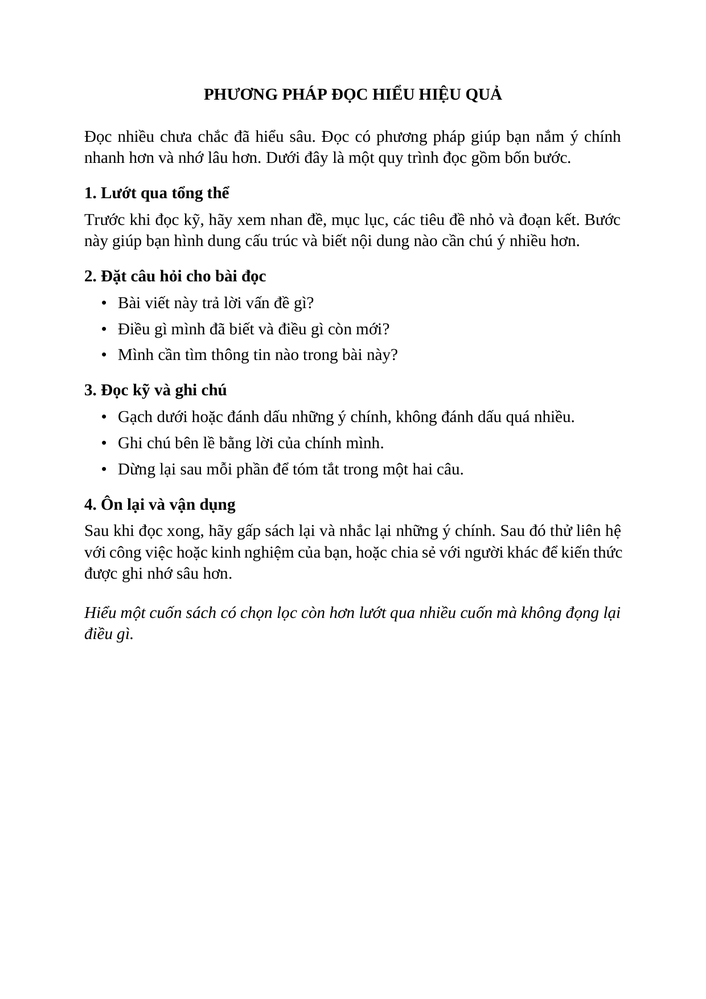
#> input picture data/clean_new/clean1.png, 706 x 999 px, shrunk from 1240 x 1754 before the run; its folder holds only this picture in this run
$ python export_layout.py ../data/clean_new/clean1.png
#> lines starting #> are read from the running program, lines starting #| are printed output that depends on the picture; after the words box and inside, x2 and y2 are one past the last pixel; in counts of white or black regions, pixels touching at a corner belong together
### src/run_layout.py
import re
import sys
import unicodedata
from pathlib import Path

import cv2
import numpy as np

# Thư mục gốc của project (XuLyAnh), tính từ vị trí file này
ROOT = Path(__file__).resolve().parent.parent
sys.path.insert(0, str(ROOT / "src"))

from ccl import areas, bounding_boxes, connected_components  # tách và đếm khối chữ
from morphology import opening, rect_kernel                  # dọn nhiễu
from rlsa import rlsa                                        # nối chữ thành dòng/khối

BIN_DIR = ROOT / "data" / "stage1" / "bin"  # thư mục chứa ảnh nhị phân đầu vào
OUT_DIR = ROOT / "out" / "layout_demo"      # nơi lưu ảnh kết quả
OUT_DIR.mkdir(parents=True, exist_ok=True)

NHOM_ANH = [
    "ảnh nghiêng",
    "nhàu",
    "thiếu sáng",
    "lộn xộn",
    "khuất",
]


def bo_dau_slug(text):
    """Đổi tên có dấu/khoảng trắng thành dạng slug không dấu để đặt tên file output gọn."""
    s = unicodedata.normalize("NFD", text)
    s = "".join(ch for ch in s if unicodedata.category(ch) != "Mn")
    s = s.replace("đ", "d").replace("Đ", "D").lower()
    s = re.sub(r"[^a-z0-9]+", "_", s).strip("_")
    return s


def doc_anh(path):
    # Đọc bằng numpy để tránh lỗi khi đường dẫn có dấu cách hoặc tiếng Việt
    return cv2.imdecode(np.fromfile(str(path), dtype=np.uint8), cv2.IMREAD_GRAYSCALE)
#> returned value is the input picture: shape (999, 706); min 0, max 255, mean 247.4


def la_vet_bong(k, rong_anh, ti_le_cao_rong=1.5, le_ngoai=0.07):
    """True nếu khung giống vệt bóng/nhàu ở mép giấy chứ không phải dòng chữ.
    - Dòng chữ thì NGANG (rộng > cao); vệt bóng ở mép thì DỌC (cao > 1.5 x rộng).
    - Chữ nằm trong lề giấy; khung nằm sát mép (7% ngoài cùng mỗi bên) là bóng."""
    x0, y0, x1, y1 = k
    rong, cao = x1 - x0 + 1, y1 - y0 + 1
    if cao > ti_le_cao_rong * rong:
        return True
    return x0 > (1 - le_ngoai) * rong_anh or x1 < le_ngoai * rong_anh


def chay_bo_cuc_chu(anh, t_h=30, t_v=10, t_smooth=20, min_area=150):
#> called with t_h = 30, t_v = 10, t_smooth = 20, min_area = 150
    fg = ((anh < 128) * 255).astype(np.uint8)      # đảo màu: chữ đen -> trắng
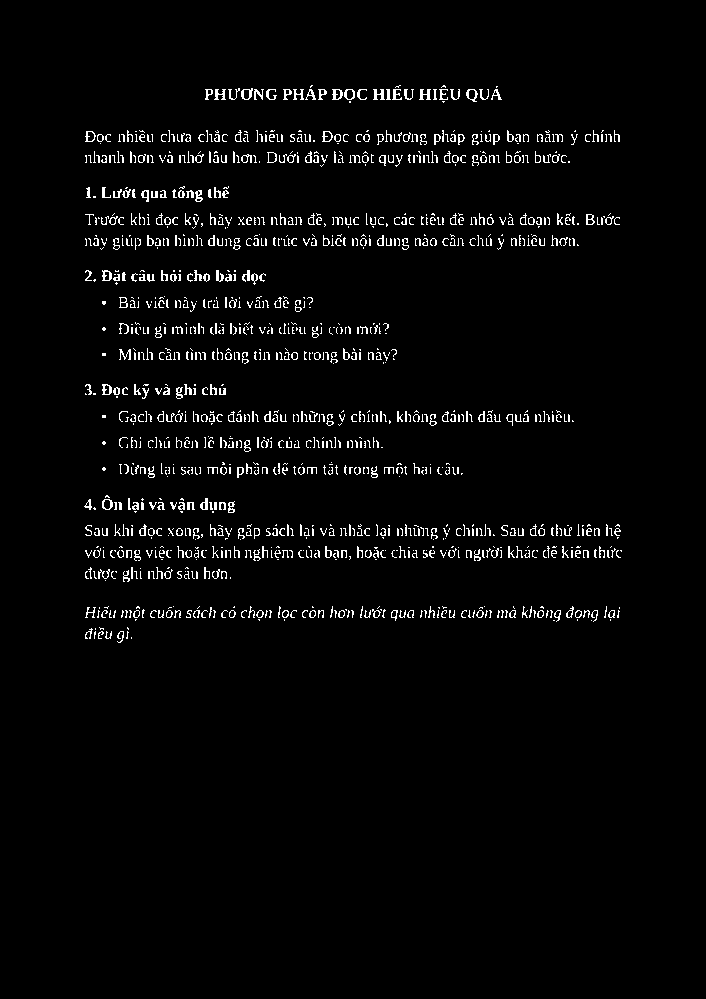
#> fg: shape (999, 706); 2.9% white in thin lines or dots, all inside (x1, y1, x2, y2) = (84, 85, 622, 643)
    fg[:60, :] = 0                                 # xóa mép trên 60px (vệt bóng đen của giấy)
    fg[-60:, :] = 0                                # xóa mép dưới 60px
    fg[:, :12] = 0
    fg[:, -12:] = 0

    sach = opening(fg, rect_kernel(2, 2))          # mở: xóa đốm nhiễu nhỏ
    noi = rlsa(sach, t_h=t_h, t_v=t_v, t_smooth=t_smooth)  # RLSA: nối chữ thành dòng/khối
    nhan, n = connected_components(noi)            # CCL: gán nhãn từng khối chữ
    khung, dien_tich = bounding_boxes(nhan, n), areas(nhan, n)
    rong_anh = anh.shape[1]
    return [
        list(map(int, k)) for k, a in zip(khung, dien_tich)
        if a >= min_area and not la_vet_bong(k, rong_anh)   # bỏ vệt bóng đen ở mép
    ]


def bo_khung_mong(khung, min_cao=12, min_rong=12):
    # Loại bỏ các khung quá mỏng (đường kẻ ngang/dọc, nét mảnh)
    return [
        list(map(int, k))
        for k in khung
        if (k[3] - k[1] + 1) >= min_cao and (k[2] - k[0] + 1) >= min_rong
    ]


# [6 lines left out: function ve_khung_chu, not called in this run]


def luu_anh(path, img):
    _, buf = cv2.imencode(".png", img)
    buf.tofile(str(path))


def tim_file_anh(ten_khong_duoi):
    """Tìm file ảnh theo tên (hỗ trợ .png, .jpg, .jpeg)."""
    for ext in (".png", ".jpg", ".jpeg"):
        p = BIN_DIR / f"{ten_khong_duoi}{ext}"
        if p.exists():
            return p
    return BIN_DIR / f"{ten_khong_duoi}.png"


# [18 lines left out: functions phan_tich_ten, doc_tuong_ung, not called in this run]


def duong_dan_pdf(ten):
    return ROOT / "data" / "pdf" / f"{doc_tuong_ung(ten)[3:]}.pdf"     # doc05 -> data/pdf/05.pdf


def duong_dan_gt(ten):
    return ROOT / "gt" / "layout" / f"{doc_tuong_ung(ten)}.json"


# [14 lines left out: functions _khoa_sap_xep, liet_ke_ten, not called in this run]


def tao_danh_sach_ten(args):
    """Sinh danh sách tên file (không gồm phần mở rộng) từ tham số dòng lệnh."""
    if not args:
        return [f"{nhom} {idx}" for nhom in NHOM_ANH for idx in (1, 2)]

    if args == ["all"]:
        return liet_ke_ten()

    # Nếu tham số đầu là một tên nhóm (vd: "nhàu" 1 2 5-1 hoặc "ảnh nghiêng" all)
    if args[0] in NHOM_ANH:
        nhom = args[0]
        so_list = args[1:]
        if not so_list or so_list == ["all"]:
            return liet_ke_ten(nhom)
        return [f"{nhom} {x}" for x in so_list]      # x có thể là "3" hoặc "5-1"

    # Ngược lại coi mỗi tham số là tên ảnh đầy đủ (bỏ .png/.jpg nếu người dùng gõ kèm)
    ket_qua = []
    for item in args:
        p = Path(item)
        ten = p.stem if p.suffix.lower() in {".png", ".jpg", ".jpeg"} else item
        ket_qua.append(ten)
    return ket_qua


# [21 lines that do not run on import are left out]

### src/morphology.py
import cv2
import numpy as np


def _validate_inputs(img, kernel):
    arr = np.asarray(img)
    if arr.ndim != 2:
        raise ValueError(f"Ảnh phải là 2 chiều, nhận shape={arr.shape}")
    k = np.asarray(kernel)
#> k = [[1, 1], [1, 1]]
    if k.ndim != 2 or k.size == 0:
        raise ValueError(f"Kernel phải là mảng 2 chiều không rỗng, nhận shape={k.shape}")
    if not np.any(k > 0):
        raise ValueError("Kernel phải có ít nhất một phần tử lớn hơn 0")
    return arr.astype(np.uint8, copy=False), k > 0


def _shift_stack_reduce(img, kernel, reducer, border_mode="replicate"):
    arr, mask = _validate_inputs(img, kernel)
#> mask = [[True, True], [True, True]]
    kh, kw = mask.shape
    cy, cx = kh // 2, kw // 2
    h, w = arr.shape
    if h == 0 or w == 0:
        return arr.copy()

    pad_width = ((cy, kh - 1 - cy), (cx, kw - 1 - cx))
    if border_mode == "replicate":
        padded = np.pad(arr, pad_width, mode="edge")
#> padded: shape (1000, 707); 2.9% white in thin lines or dots, all inside (x1, y1, x2, y2) = (85, 86, 623, 644)
    elif border_mode == "constant_zero":
        padded = np.pad(arr, pad_width, mode="constant", constant_values=0)
    else:
        raise ValueError(f"border_mode không hỗ trợ: {border_mode}")

    out = None
    for dy in range(kh):
        for dx in range(kw):
            if not mask[dy, dx]:
                continue
            window = padded[dy : dy + h, dx : dx + w]
            out = window.copy() if out is None else reducer(out, window)
#> out: shape (999, 706); 0.54% white in thin lines or dots, all inside (x1, y1, x2, y2) = (86, 86, 621, 639)
    return out.astype(np.uint8, copy=False)


def erode(img, kernel, border_mode="replicate"):
    """CO: lấy min trong cửa sổ kernel (áp dụng cho cả ảnh nhị phân và ảnh xám)."""
    return _shift_stack_reduce(img, kernel, np.minimum, border_mode=border_mode)


def dilate(img, kernel, border_mode="replicate"):
    """GIÃN: lấy max trong cửa sổ kernel (áp dụng cho cả ảnh nhị phân và ảnh xám)."""
    return _shift_stack_reduce(img, kernel, np.maximum, border_mode=border_mode)
#> call 2 of _shift_stack_reduce, with kernel = array of shape (2, 2), border_mode = 'replicate'
#> in _shift_stack_reduce (call 2), `padded = np.pad(arr, pad_width, mode="edge")`:
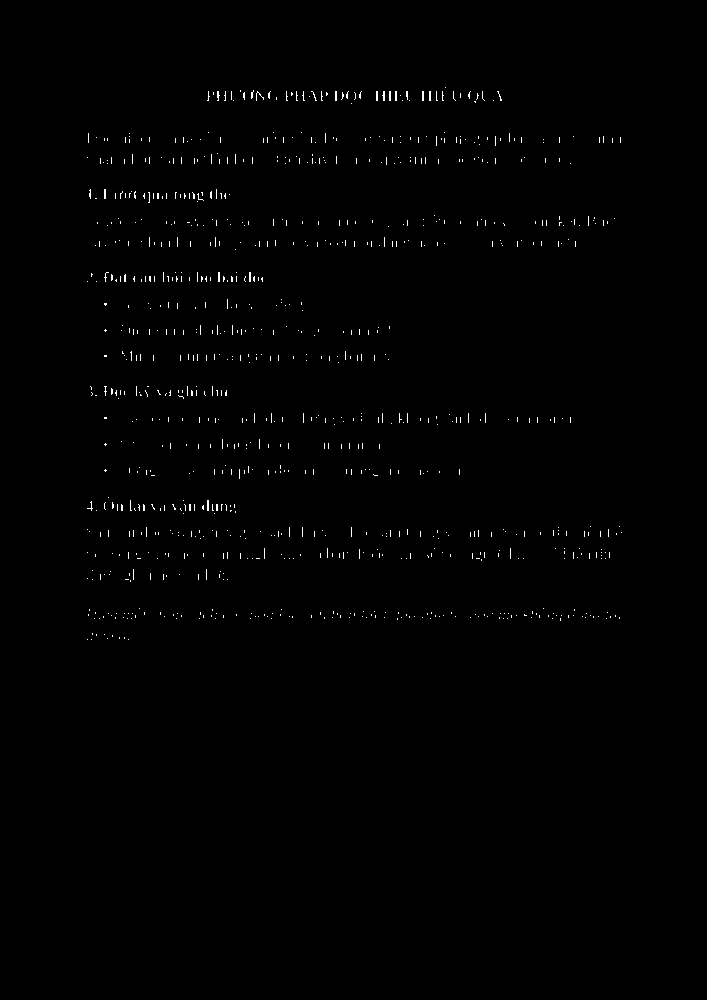
#> padded: shape (1000, 707); 0.54% white in thin lines or dots, all inside (x1, y1, x2, y2) = (87, 87, 622, 640)
#> after the loop in _shift_stack_reduce (call 2), `for dy in range(kh):`:
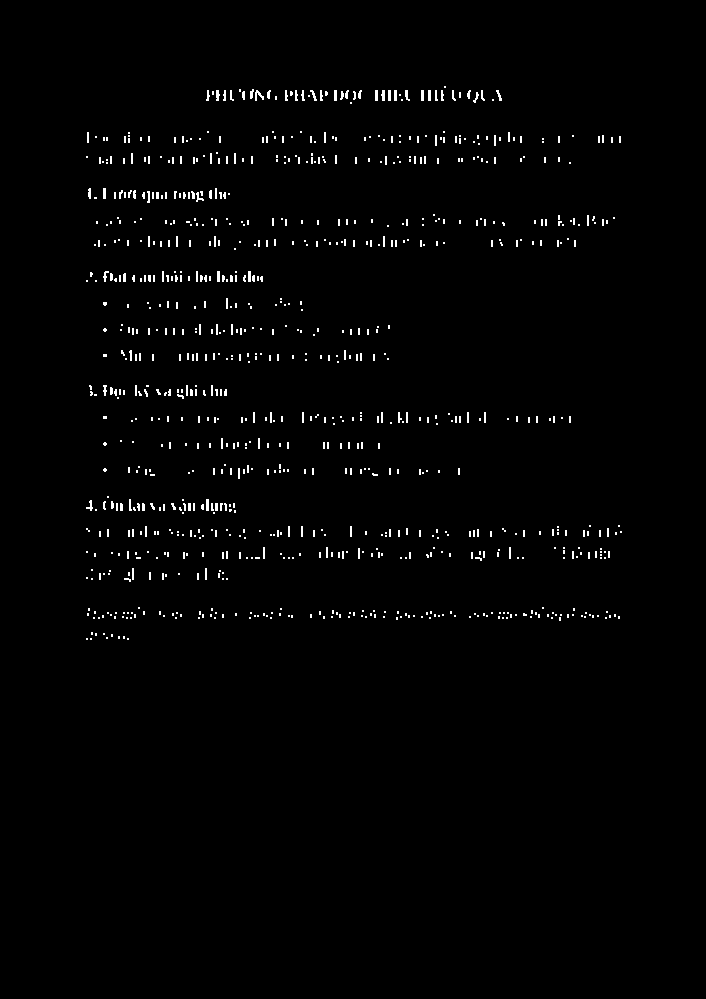
#> out: shape (999, 706); 1.3% white in thin lines or dots, all inside (x1, y1, x2, y2) = (86, 86, 622, 640)


def opening(img, kernel, border_mode="replicate"):
    """MỞ = Co trước, Giãn sau: xóa nhiễu sáng/đốm nhỏ hơn kernel."""
    return dilate(erode(img, kernel, border_mode=border_mode), kernel, border_mode=border_mode)


def closing(img, kernel, border_mode="replicate"):
    """ĐÓNG = Giãn trước, Co sau: lấp khe hở/đứt gãy nhỏ hơn kernel."""
    return erode(dilate(img, kernel, border_mode=border_mode), kernel, border_mode=border_mode)


def rect_kernel(h, w):
    """Kernel hình chữ nhật h x w toàn số 1."""
    if h <= 0 or w <= 0:
        raise ValueError("Kích thước kernel h và w phải lớn hơn 0")
    return np.ones((h, w), dtype=np.uint8)


# [24 lines left out: function compare_with_cv2, not called in this run]

### src/rlsa.py
import numpy as np


def _as_binary_2d(binary):
    arr = np.asarray(binary)
    if arr.ndim != 2:
        raise ValueError(f"binary phải là ảnh 2 chiều, nhận shape={arr.shape}")
    return (arr > 0).astype(np.uint8) * 255


def rlsa_horizontal(binary, threshold):
    """RLSA theo từng hàng (ngang). Khoảng trống dài <= threshold giữa hai điểm trắng sẽ được lấp."""
#> called with threshold = 30
    out = _as_binary_2d(binary)
    if threshold <= 0:
        return out

    for y in range(out.shape[0]):
        row = out[y] > 0
        # d = +1 ở đầu mỗi đoạn trắng, -1 ngay sau cuối đoạn trắng
        d = np.diff(np.concatenate(([0], row.view(np.int8), [0])))
        starts = np.flatnonzero(d == 1)          # đầu các đoạn trắng
        ends = np.flatnonzero(d == -1)           # sau cuối các đoạn trắng (loại trừ)
        if len(starts) < 2:
            continue                             # có ít hơn 2 đoạn thì không có khoảng trống ở giữa
        gaps = starts[1:] - ends[:-1]            # độ dài khoảng trống giữa hai đoạn liên tiếp
        for i in np.flatnonzero(gaps <= threshold):
            out[y, ends[i] : starts[i + 1]] = 255  # lấp khoảng trống bằng điểm trắng
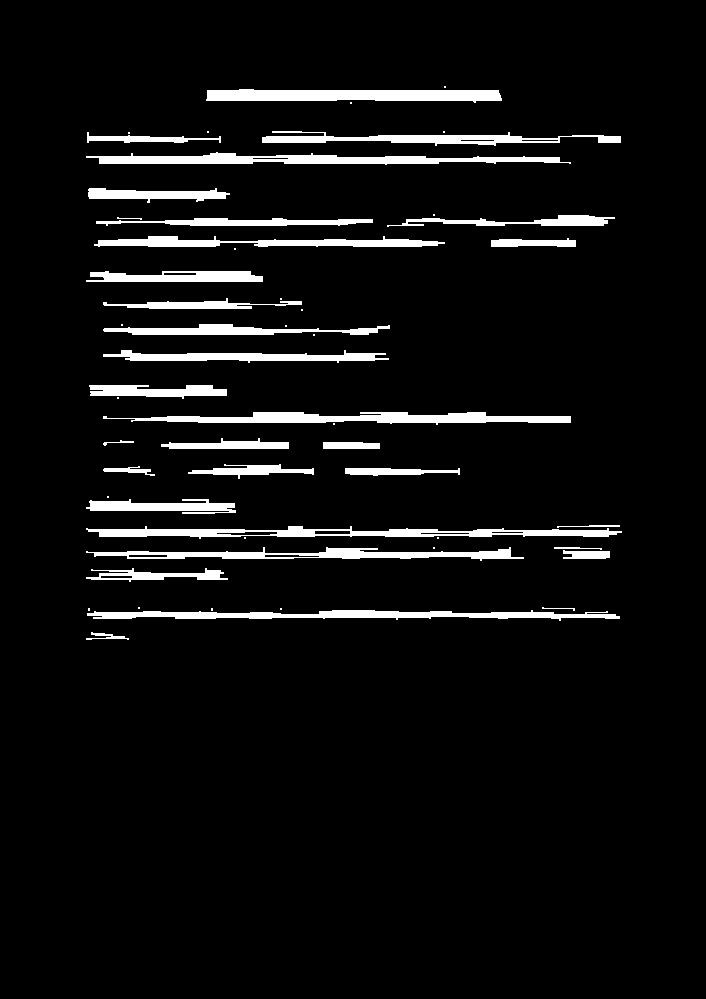
#> out: shape (999, 706); 6% white; 54 white regions (22 under 20 px), largest, box (x1, y1, x2, y2) and area: (103, 412, 571, 425) 3360, (86, 152, 571, 165) 3351, (86, 526, 622, 539) 3322
    return out


def rlsa_vertical(binary, threshold):
    """RLSA theo từng cột (dọc) = làm RLSA ngang trên ảnh đã chuyển vị rồi chuyển lại."""
#> called with threshold = 10
    arr = _as_binary_2d(binary)
    return rlsa_horizontal(arr.T, threshold).T
#> call 2 of rlsa_horizontal, with threshold = 10
#> after the loop in rlsa_horizontal (call 2), `for y in range(out.shape[0]):`:
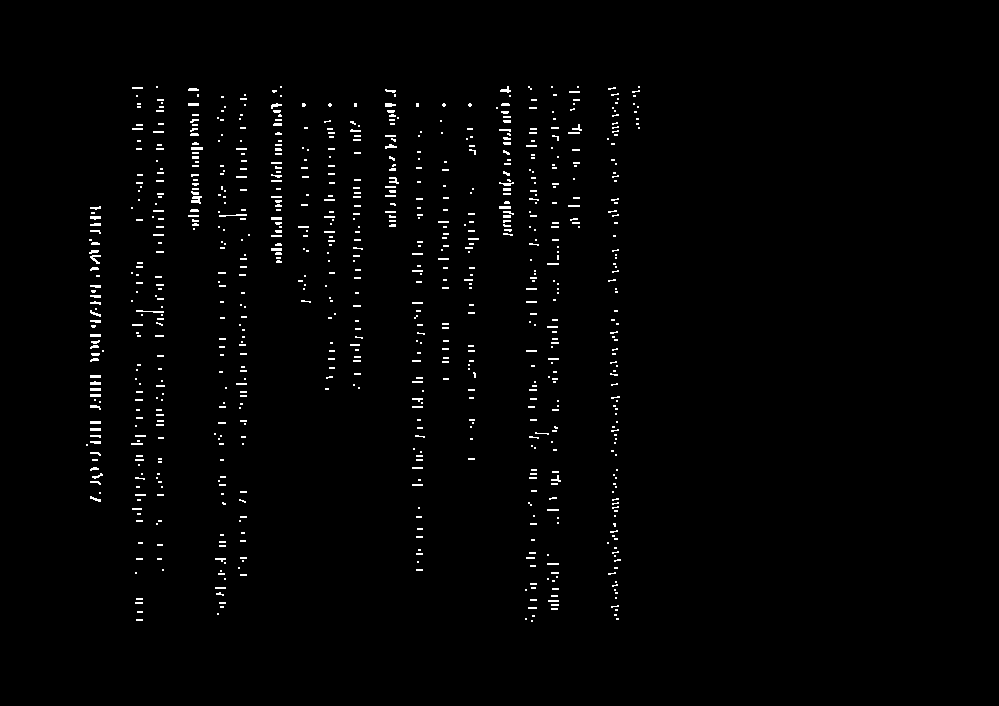
#> out: shape (706, 999); 1.4% white in thin lines or dots, all inside (x1, y1, x2, y2) = (86, 86, 640, 622)


def rlsa(binary, t_h, t_v, t_smooth=None, mode="and"):
    """RLSA cho tài liệu văn bản:
    - mode='and'   : cổ điển (ngang với t_h) AND (dọc với t_v)
    - mode='or'    : (ngang với t_h) OR (dọc với t_v)
    - mode='hv'    : nối ngang trước (t_h), rồi nối dọc (t_v)
    - mode='h_only': chỉ nối ngang (t_h)
    """
    if mode == "h_only":
        combined = rlsa_horizontal(binary, t_h)
    else:
        h = rlsa_horizontal(binary, t_h)
        v = rlsa_vertical(binary, t_v)
        if mode == "and":
            combined = np.minimum(h, v)
#> (the rest of the program and of its run is left out)
